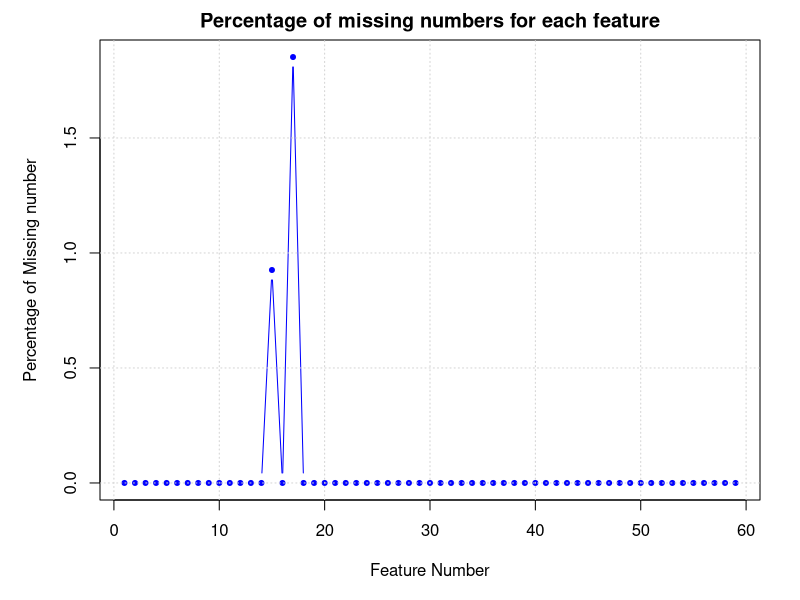

Source code (R):
## ---- chunk 1

# install.packages("VIM")
library(VIM)
options(repos = c(CRAN = "https://cloud.r-project.org"))
install.packages("openxlsx")
library(openxlsx)  

# Read Excel file
data <- read.xlsx('./data/EDAV.xlsx')

# Replace "--" with NA in numeric columns
numeric_columns <- sapply(data, is.numeric)
data[, numeric_columns == "--" ]<- NA

# Calculate the percentage of missing values in each variable
missing_proportion <- colMeans(is.na(data) * 100)

# Set graphical parameters for larger plot
par(mfrow = c(1, 1), mar = c(5, 5, 2, 2))

# Plot line graph with fewer x-axis ticks
plot(missing_proportion, type = "b", pch = 20,
     main = "Percentage of missing numbers for each feature",
     xlab = "Feature Number",
     ylab = "Percentage of Missing number",
     col = "blue")
# Add grid lines
grid()
